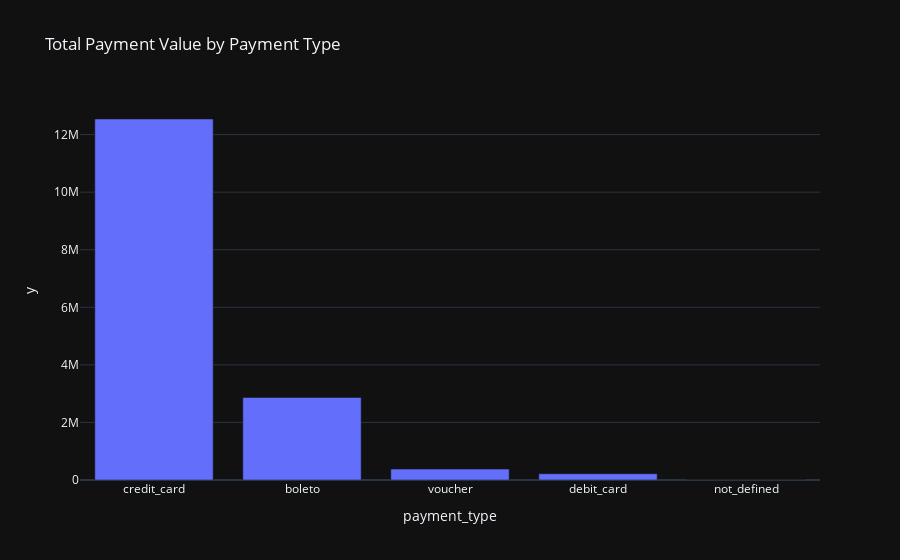

Notebook code cell kept with this figure:
### Code cell
# Total payment value by payment type
Total_Revenue = pay.groupby('payment_type')['payment_value'].sum().sort_values(ascending=False)
fig = px.bar(Total_Revenue, x=Total_Revenue.index,
            y=Total_Revenue.values, title="Total Payment Value by Payment Type",
            template='plotly_dark'
            )
fig.show()

### Figure 1 — Plotly figure (JSON) as saved in the notebook; plotly's stock layout.template omitted (floating-point values rounded to 4 significant figures)
{"data": [{"hovertemplate": "payment_type=%{x}<br>y=%{y}<extra></extra>", "legendgroup": "", "marker": {"color": "#636efa", "pattern": {"shape": ""}}, "name": "", "orientation": "v", "showlegend": false, "textposition": "auto", "type": "bar", "x": ["credit_card", "boleto", "voucher", "debit_card", "not_defined"], "xaxis": "x", "y": [12540000.0, 2869000.0, 379400.0, 218000.0, 0.0], "yaxis": "y"}], "layout": {"barmode": "relative", "legend": {"tracegroupgap": 0}, "title": {"text": "Total Payment Value by Payment Type"}, "xaxis": {"anchor": "y", "domain": [0, 1], "title": {"text": "payment_type"}}, "yaxis": {"anchor": "x", "domain": [0, 1], "title": {"text": "y"}}}}
